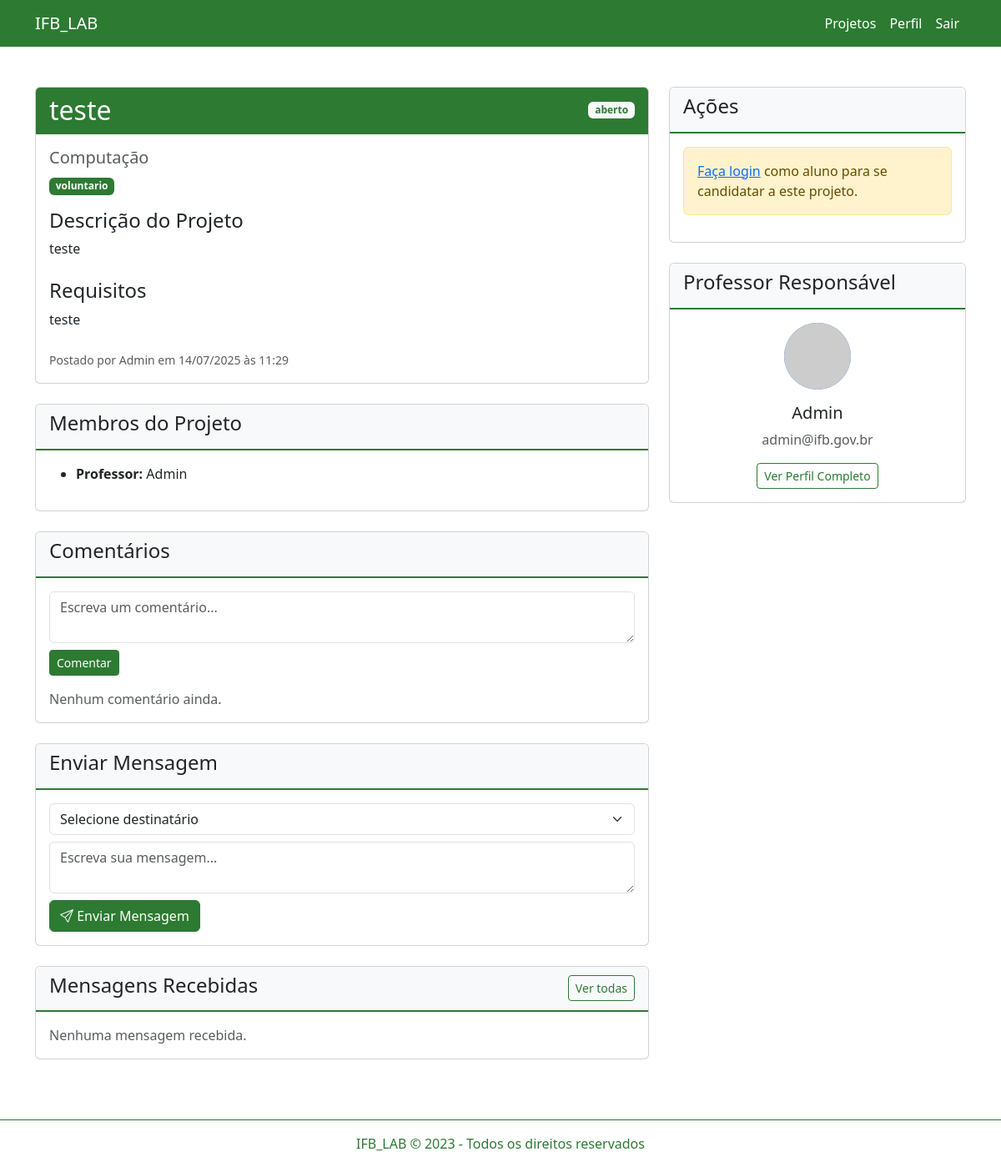
The page /projetos/1 on the database its author committed.
### src/models.py (models this page shows, shortened)
class Projeto(db.Model):
    __tablename__ = 'projeto'
    id = db.Column(db.Integer, primary_key=True)
    titulo = db.Column(db.String(255), nullable=False)
    status = db.Column(db.String(50), nullable=False, default='aberto')
    descricao = db.Column(db.String(2000), nullable=False)
    requisitos = db.Column(db.String(1000), nullable=True)
    tipo_vaga = db.Column(db.String(50), nullable=True)
    area_conhecimento = db.Column(db.String(100), nullable=True)
    user_id = db.Column(db.String(20), db.ForeignKey('professor.matricula'), nullable=False)
    data_criacao = db.Column(db.DateTime, default=db.func.now())
    membros = db.relationship('MembroProjeto', backref='projeto', lazy=True)

class Professor(UserMixin, db.Model):
    __tablename__ = 'professor'
    matricula = db.Column(db.String(20), primary_key=True)
    nome = db.Column(db.String(100), nullable=False)
    email = db.Column(db.String(120), unique=True, nullable=False)
    senha = db.Column(db.String(128), nullable=False)
    sobre = db.Column(db.Text, nullable=True)
    foto_perfil = db.Column(db.String(255), nullable=True)  # Caminho da foto
    projetos = db.relationship('Projeto', backref='autor', lazy=True)

### main.py (the view, shortened to what this page needs)
@app.route('/projetos/<int:id>', methods=['GET', 'POST'])
def detalhes_projeto(id):
    projeto = Projeto.query.get_or_404(id)
    if request.method == 'POST':
        if 'texto' in request.form:  # Comentário
            if current_user.is_authenticated:
                pass  # Comentários não implementados
            else:
                flash('Faça login para comentar', 'warning')
    candidatura_atual = None
    if current_user.is_authenticated and current_user.tipo == 'aluno':
        candidatura_atual = MembroProjeto.query.filter_by(
            matricula=current_user.matricula, id_projeto=projeto.id).first()
    membros_projeto = MembroProjeto.query.filter_by(id_projeto=id).all()
    alunos_matriculas = [m.matricula for m in membros_projeto if m.status == 'aceito']
    from src.models import Aluno
    alunos = Aluno.query.filter(Aluno.matricula.in_(alunos_matriculas)).all() if alunos_matriculas else []
    mensagens_recebidas = []
    if current_user.is_authenticated:
        from src.models import MensagemProjeto
        mensagens_recebidas = MensagemProjeto.query.filter_by(id_projeto=id, destinatario_matricula=current_user.matricula).order_by(MensagemProjeto.data_envio.desc()).all()
    from src.models import ComentarioProjeto
    comentarios = ComentarioProjeto.query.filter_by(id_projeto=id, resposta_id=None).order_by(ComentarioProjeto.data_envio.desc()).all()
    autores_matriculas = set([c.autor_matricula for c in comentarios])
    for c in comentarios:
        autores_matriculas.update([r.autor_matricula for r in c.respostas])
    from src.models import Aluno, Professor
    nomes_autores = {}
    return render_template('projetos/detalhes.html',
                           projeto=projeto,
                           candidatura_atual=candidatura_atual,
                           membros_projeto=membros_projeto,
                           mensagens_recebidas=mensagens_recebidas,
                           alunos=alunos,
                           comentarios=comentarios,
                           nomes_autores=nomes_autores)

### templates/projetos/detalhes.html (shortened to what this page needs)
<!DOCTYPE html>
<html lang="pt-br">
<head>
    <link href="https://cdn.jsdelivr.net/npm/bootstrap@5.3.0/dist/css/bootstrap.min.css" rel="stylesheet">
    <link rel="stylesheet" href="https://cdn.jsdelivr.net/npm/bootstrap-icons@1.10.0/font/bootstrap-icons.css">
</head>
<body>
    <nav class="navbar navbar-expand-lg navbar-dark bg-primary">
        <div class="container">
            <a class="navbar-brand" href="/">IFB_LAB</a>
            <div class="collapse navbar-collapse" id="navbarNav">
                <ul class="navbar-nav ms-auto">
                    <li class="nav-item">
                        <a class="nav-link" href="/projetos/listar">Projetos</a>
                    </li>
                    <li class="nav-item">
                        <a class="nav-link" href="/perfil">Perfil</a>
                    </li>
                    <li class="nav-item">
                        <a class="nav-link" href="/logout">Sair</a>
                    </li>
                </ul>
            </div>
        </div>
    </nav>
    {% block content %}
    <div class="container my-5">
        <div class="row">
            <div class="col-lg-8">
                <div class="card mb-4">
                    <div class="card-header bg-primary text-white">
                        <div class="d-flex justify-content-between align-items-center">
                            <h2 class="mb-0">{{ projeto.titulo }}</h2>
                            <span class="badge bg-light text-primary">{{ projeto.status }}</span>
                        </div>
                    </div>
                    <div class="card-body">
                        <div class="mb-3">
                            <h5 class="text-muted">{{ projeto.area_conhecimento }}</h5>
                            <span class="badge bg-primary">{{ projeto.tipo_vaga }}</span>
                        </div>
                        <h4>Descrição do Projeto</h4>
                        <p class="card-text">{{ projeto.descricao }}</p>
                        <h4 class="mt-4">Requisitos</h4>
                        <p>{{ projeto.requisitos }}</p>
                        <div class="mt-4">
                            <small class="text-muted">Postado por {{ projeto.autor.nome }} em {{ projeto.data_criacao.strftime('%d/%m/%Y às %H:%M') }}</small>
                        </div>
                    </div>
                </div>
                <div class="card mb-4">
                    <div class="card-header bg-light">
                        <h4>Membros do Projeto</h4>
                    </div>
                    <div class="card-body">
                        <ul>
                            <li><strong>Professor:</strong> {{ projeto.autor.nome }}</li>
                        </ul>
                    </div>
                </div>
                <div class="card mb-4">
                    <div class="card-header bg-light">
                        <h4>Comentários</h4>
                    </div>
                    <div class="card-body">
                        <form method="POST" action="{{ url_for('comentar_projeto', id=projeto.id) }}" class="mb-3">
                            <div class="mb-2">
                                <textarea class="form-control" name="comentario" placeholder="Escreva um comentário..." required></textarea>
                            </div>
                            <button type="submit" class="btn btn-primary btn-sm">Comentar</button>
                        </form>
                        {% if comentarios %}
                            <ul class="list-group">
                                {% for c in comentarios %}
                                <li class="list-group-item">
                                    <strong>{{ nomes_autores[c.autor_matricula] }}</strong> <small class="text-muted">{{ c.data_envio.strftime('%d/%m/%Y %H:%M') }}</small><br>
                                    {{ c.texto }}
                                    <form method="POST" action="{{ url_for('comentar_projeto', id=projeto.id) }}" class="mt-2">
                                        <input type="hidden" name="resposta_id" value="{{ c.id }}">
                                        <div class="input-group input-group-sm">
                                            <input type="text" class="form-control" name="comentario" placeholder="Responder..." required>
                                            <button type="submit" class="btn btn-outline-primary">Responder</button>
                                        </div>
                                    </form>
                                    {% if c.respostas %}
                                        <ul class="list-group mt-2">
                                            {% for r in c.respostas %}
                                            <li class="list-group-item">
                                                <strong>{{ nomes_autores[r.autor_matricula] }}</strong> <small class="text-muted">{{ r.data_envio.strftime('%d/%m/%Y %H:%M') }}</small><br>
                                                {{ r.texto }}
                                            </li>
                                            {% endfor %}
                                        </ul>
                                    {% endif %}
                                </li>
                                {% endfor %}
                            </ul>
                        {% else %}
                            <span class="text-muted">Nenhum comentário ainda.</span>
                        {% endif %}
                    </div>
                </div>
                <div class="card mb-4">
                    <div class="card-header bg-light">
                        <h4>Enviar Mensagem</h4>
                    </div>
                    <div class="card-body">
                        <form method="POST" action="{{ url_for('enviar_mensagem_projeto', id=projeto.id) }}">
                            <div class="mb-2">
                                <select class="form-select" name="destinatario" required>
                                    <option value="">Selecione destinatário</option>
                                </select>
                            </div>
                            <div class="mb-2">
                                <textarea class="form-control" name="mensagem" placeholder="Escreva sua mensagem..." required></textarea>
                            </div>
                            <button type="submit" class="btn btn-primary"><i class="bi bi-send"></i> Enviar Mensagem</button>
                        </form>
                    </div>
                </div>
                <div class="card mb-4">
                    <div class="card-header bg-light d-flex justify-content-between align-items-center">
                        <h4>Mensagens Recebidas</h4>
                        <a href="{{ url_for('mensagens_projeto', id=projeto.id) }}" class="btn btn-sm btn-outline-primary">Ver todas</a>
                    </div>
                    <div class="card-body">
                        {% set mensagens = mensagens_recebidas if mensagens_recebidas is defined else [] %}
                        {% if mensagens %}
                            <ul class="list-group">
                                {% for msg in mensagens[:5] %}
                                <li class="list-group-item">
                                    <strong>De:</strong> {{ msg.remetente_matricula }}<br>
                                    <span>{{ msg.conteudo }}</span><br>
                                    <small class="text-muted">{{ msg.data_envio.strftime('%d/%m/%Y %H:%M') }}</small>
                                </li>
                                {% endfor %}
                            </ul>
                        {% else %}
                            <span class="text-muted">Nenhuma mensagem recebida.</span>
                        {% endif %}
                    </div>
                </div>
            </div>
            <div class="col-lg-4">
                <div class="card mb-4">
                    <div class="card-header bg-light">
                        <h4>Ações</h4>
                    </div>
                    <div class="card-body">
                        {% if current_user.is_authenticated and current_user.tipo == 'aluno' %}
                            {% set candidatura = None %}
                            {% for membro in membros_projeto %}
                                {% if membro.matricula == current_user.matricula %}
                                    {% set candidatura = membro %}
                                {% endif %}
                            {% endfor %}
                            {% if candidatura is not none %}
                                {% if candidatura.status == 'pendente' %}
                                    <form method="POST" action="{{ url_for('cancelar_candidatura', id=projeto.id) }}">
                                        <button type="submit" class="btn btn-warning w-100">Cancelar Candidatura</button>
                                    </form>
                                    <div class="alert alert-info mt-2">Já candidatado. Aguarde aprovação do professor.</div>
                                {% elif candidatura.status == 'aceito' %}
                                    <div class="alert alert-success">Você foi aceito neste projeto!</div>
                                {% elif candidatura.status == 'recusado' %}
                                    <div class="alert alert-danger">Sua candidatura foi recusada.</div>
                                {% endif %}
                            {% else %}
                            <form method="POST" action="{{ url_for('candidatar_projeto', id=projeto.id) }}">
                                <button type="submit" class="btn btn-primary w-100">Candidatar-se</button>
                            </form>
                            {% endif %}
                        {% else %}
                            <div class="alert alert-warning">
                                <a href="/login">Faça login</a> como aluno para se candidatar a este projeto.
                            </div>
                        {% endif %}
                    </div>
                </div>
                <div class="card">
                    <div class="card-header bg-light">
                        <h4>Professor Responsável</h4>
                    </div>
                    <div class="card-body text-center">
                        <div class="mb-3">
                            <img src="https://ui-avatars.com/api/?name={{ projeto.autor.nome|replace(' ', '+') }}&background=0D6EFD&color=fff&size=100"
                                 alt="Professor" class="rounded-circle">
                        </div>
                        <h5>{{ projeto.autor.nome }}</h5>
                        <p class="text-muted">{{ projeto.autor.email }}</p>
                        <a href="/perfil" class="btn btn-outline-primary btn-sm">
                            Ver Perfil Completo
                        </a>
                    </div>
                </div>
            </div>
        </div>
    </div>
    {% endblock %}
    <footer class="bg-light text-center py-3 mt-5">
        <div class="container">
            <p class="mb-0">IFB_LAB &copy; 2023 - Todos os direitos reservados</p>
        </div>
    </footer>
</body>
</html>

### templates/projetos/detalhes.html (style rules this page uses)
:root { --bs-primary: #2d7a32 !important; --bs-primary-rgb: 45, 122, 50 !important; --bs-link-color: #2d7a32 !important; --bs-link-hover-color: #215b25 !important; }
.bg-primary, .navbar, .card-header.bg-primary { background-color: #2d7a32 !important; }
.navbar-brand, .navbar-nav .nav-link, .text-white, .btn-primary, .card-header.bg-primary { color: #fff !important; }
.btn-primary { background-color: #2d7a32 !important; border-color: #2d7a32 !important; }
.btn-outline-primary { color: #2d7a32 !important; border-color: #2d7a32 !important; }
.badge.bg-primary, .list-group-item.active { background-color: #2d7a32 !important; color: #fff !important; border-color: #2d7a32 !important; }
footer.bg-light, footer { background-color: #fff !important; color: #2d7a32 !important; border-top: 1px solid #2d7a32 !important; }
img[src*="ui-avatars.com"] { background-color: #2d7a32 !important; }
img[src*="ui-avatars.com"][src*="background=0D6EFD"] { filter: hue-rotate(110deg) saturate(2.5); }
.card-header { border-bottom: 2px solid #2d7a32 !important; }

### rows shown on the page
Projeto: titulo "teste", status "aberto", area_conhecimento "Computação", tipo_vaga "voluntario", descricao "teste", requisitos "teste", data_criacao "14/07/2025 às 11:29"
Professor: autor.nome "Admin", autor.email "admin@ifb.gov.br"
